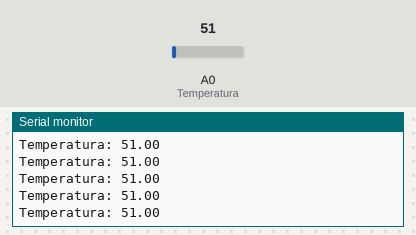
The sketch below on a simulated Arduino Uno, built with avr-gcc and run on an emulated ATmega328P. On the bench: the last lines printed to the serial monitor. The test bench sets the inputs (shaded band); at power-on: A0 (Temperatura) = 51.

Above: at 1.2 s.
1.3 s: A0 (Temperatura) set to 61
At 1.56 s:
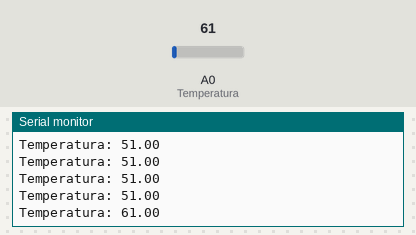
2.8 s: A0 (Temperatura) set to 71
At 2.96 s:
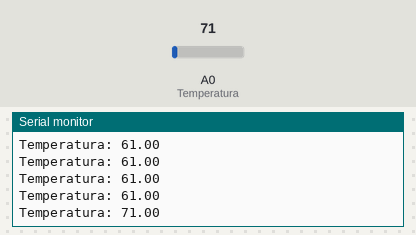
Timing chart, 0 to 5.8 s (numbered marks = the images above; inputs shaded):
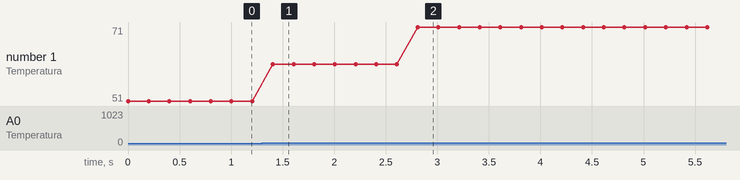

The sketch:

temperatura.ino
```cpp
#define Temperatura A0
float vTemperatura = 0;


void setup() {
  Serial.begin(9600);
}

void loop() {
  vTemperatura = analogRead(Temperatura);
  Serial.print("Temperatura: ");
  Serial.println(vTemperatura);
  delay(200);
}
```

Measured:
- after the input at 1.3 s, the serial monitor: prints a new line after 0.10 s (image 1)
- after the input at 2.8 s, the serial monitor: prints a new line at once (image 2)
- plotted number 1: 51 → 61 after the input at 1.3 s, 61 → 71 after the input at 2.8 s
